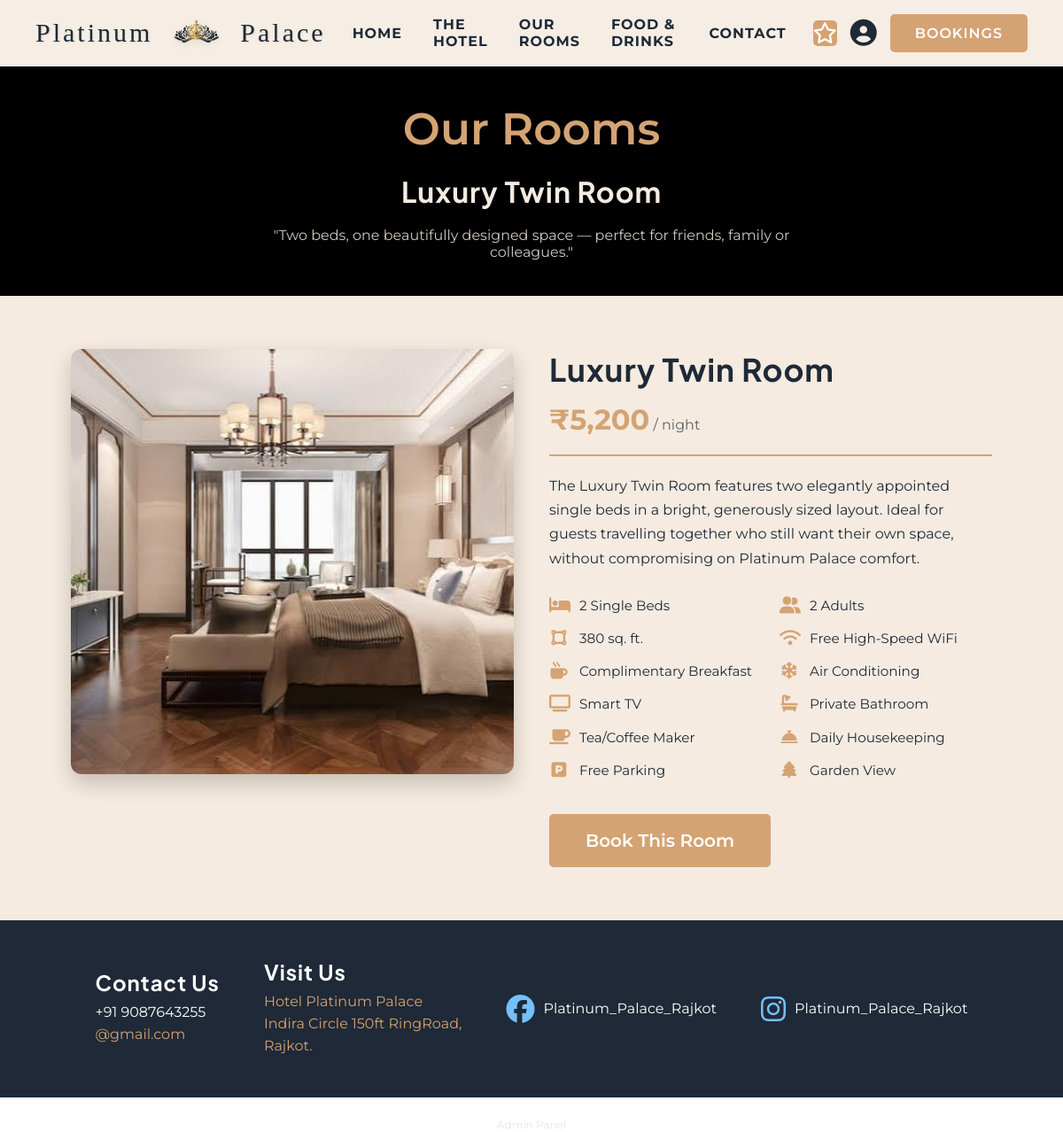
/room2.php, run on the app's committed database.
### tables this page shows
CREATE TABLE rooms (
    room_id INT AUTO_INCREMENT PRIMARY KEY,
    room_name VARCHAR(100) NOT NULL,        
    room_type VARCHAR(50),                  
    description TEXT,
    price_per_night DECIMAL(10,2) NOT NULL,
    max_occupancy INT DEFAULT 2,
    image_path VARCHAR(255),                
    status ENUM('available','occupied','maintenance') DEFAULT 'available'
);

### room2.php (the view, shortened to what this page needs)
<?php
include 'connection.php';
$room_id = 2;
$stmt = $conn->prepare("SELECT room_id, room_name, price_per_night, image_path FROM rooms WHERE room_id = ?");
$stmt->bind_param("i", $room_id);
$stmt->execute();
$result = $stmt->get_result();
$room = $result->fetch_assoc();
?>
<!DOCTYPE html>
<html lang="en">
<head>
    <link rel="stylesheet" href="room1.css">
    <link rel="stylesheet" href="https://cdnjs.cloudflare.com/ajax/libs/font-awesome/6.5.1/css/all.min.css">
</head>
<body>
    <?php include 'navbar.php'; ?>
    <div class="room1_hero">
        <p>Our Rooms</p>
        <h1><?php echo htmlspecialchars($room['room_name']); ?></h1>
        <div id="hero_sub">"Two beds, one beautifully designed space — perfect for friends, family or colleagues."</div>
    </div>
    <div class="room1_body">
        <div class="room1_gallery">
            <img src="<?php echo htmlspecialchars($room['image_path']); ?>" alt="<?php echo htmlspecialchars($room['room_name']); ?>">
        </div>
        <div class="room1_info">
            <div class="room1_info_head">
                <h2><?php echo htmlspecialchars($room['room_name']); ?></h2>
                <div class="room1_price">
                    <span class="amount">₹<?php echo number_format($room['price_per_night'], 0); ?></span>
                    <span class="per">/ night</span>
                </div>
            </div>
            <p class="room1_desc">
                The Luxury Twin Room features two elegantly appointed single beds in a bright, generously
                sized layout. Ideal for guests travelling together who still want their own space,
                without compromising on Platinum Palace comfort.
            </p>
            <div class="room1_features">
                <div class="feature"><i class="fa-solid fa-bed"></i><span>2 Single Beds</span></div>
                <div class="feature"><i class="fa-solid fa-user-group"></i><span>2 Adults</span></div>
                <div class="feature"><i class="fa-solid fa-vector-square"></i><span>380 sq. ft.</span></div>
                <div class="feature"><i class="fa-solid fa-wifi"></i><span>Free High-Speed WiFi</span></div>
                <div class="feature"><i class="fa-solid fa-mug-hot"></i><span>Complimentary Breakfast</span></div>
                <div class="feature"><i class="fa-solid fa-snowflake"></i><span>Air Conditioning</span></div>
                <div class="feature"><i class="fa-solid fa-tv"></i><span>Smart TV</span></div>
                <div class="feature"><i class="fa-solid fa-bath"></i><span>Private Bathroom</span></div>
                <div class="feature"><i class="fa-solid fa-mug-saucer"></i><span>Tea/Coffee Maker</span></div>
                <div class="feature"><i class="fa-solid fa-bell-concierge"></i><span>Daily Housekeeping</span></div>
                <div class="feature"><i class="fa-solid fa-square-parking"></i><span>Free Parking</span></div>
                <div class="feature"><i class="fa-solid fa-tree"></i><span>Garden View</span></div>
            </div>
            <div class="room1_book_btn">
                <a href="book_room.php?room_id=<?php echo $room['room_id']; ?>">
                    <button>Book This Room</button>
                </a>
            </div>
        </div>
    </div>
    <?php include 'footer.php'; ?>
</body>
</html>

### room1.css (style rules this page uses)
* { margin: 0; padding: 0; box-sizing: border-box; font-family: 'Montserrat', sans-serif; }
.room1_hero { min-height: 220px; height: auto; width: 100%; background-color: black; text-align: center; padding: 40px 20px; }
.room1_hero p { font-size: 50px; font-weight: 600; color: #D4A373; }
.room1_hero h1 { color: #F5EBE0; margin: 20px 0; letter-spacing: 1px; }
#hero_sub { color: #F5EBE0; margin: 20px auto 0 auto; max-width: 600px; opacity: 0.85; }
.room1_body { display: flex; flex-wrap: wrap; gap: 40px; padding: 60px 80px; background-color: #F5EBE0; align-items: flex-start; }
.room1_gallery { flex: 1 1 420px; }
.room1_gallery img { width: 100%; height: 480px; object-fit: cover; border-radius: 12px; box-shadow: 0 10px 25px rgba(0,0,0,0.2); }
.room1_info { flex: 1 1 420px; }
.room1_info_head { display: flex; justify-content: space-between; align-items: flex-end; flex-wrap: wrap; gap: 15px; border-bottom: 2px solid #D4A373; padding-bottom: 20px; margin-bottom: 20px; }
.room1_info_head h2 { color: #1f2937; font-size: 2.2rem; }
.room1_price .amount { font-size: 2rem; font-weight: 700; color: #D4A373; }
.room1_price .per { font-size: 1rem; color: #1f2937; opacity: 0.7; }
.room1_desc { color: #1f2937; line-height: 1.7; margin-bottom: 30px; }
.room1_features { display: grid; grid-template-columns: repeat(2, 1fr); gap: 18px 20px; margin-bottom: 40px; }
.feature { display: flex; align-items: center; gap: 12px; color: #1f2937; font-size: 0.95rem; }
.feature i { color: #D4A373; font-size: 1.2rem; width: 22px; text-align: center; }
.room1_book_btn button { height: 60px; width: 250px; color: white; background-color: #D4A373; border: none; border-radius: 10px; font-size: 20px; font-weight: 600; cursor: pointer; transition: 0.2s ease; }
button, .btn-booking, input[type="submit"], .btn { background-color: #D4A373 !important; color: white !important; border-radius: 5px !important; border: none !important; font-weight: 600 !important; transition: all 0.3s ease !important; }
h1, h2, h3, h4, h5, h6 { font-family: 'Plus Jakarta Sans', sans-serif !important; letter-spacing: 1px; }

### style.css (style rules this page uses)
* { margin: 0; padding: 0; box-sizing: border-box; font-family: 'Montserrat', sans-serif; }
h1, h2, h3, h4, h5, h6 { font-family: 'Plus Jakarta Sans', sans-serif; letter-spacing: 1px; }
button { height: 45px; width: 150px; cursor: pointer; }
button, .btn-booking, input[type="submit"], .btn { background-color: #D4A373 !important; color: white !important; border-radius: 5px !important; border: none !important; font-weight: 600 !important; transition: all 0.3s ease !important; }
h1, h2, h3, h4, h5, h6 { font-family: 'Plus Jakarta Sans', sans-serif !important; letter-spacing: 1px; }

### data on the page
rooms: room_name "Luxury Twin Room", image_path (picture), price_per_night "5,200"
